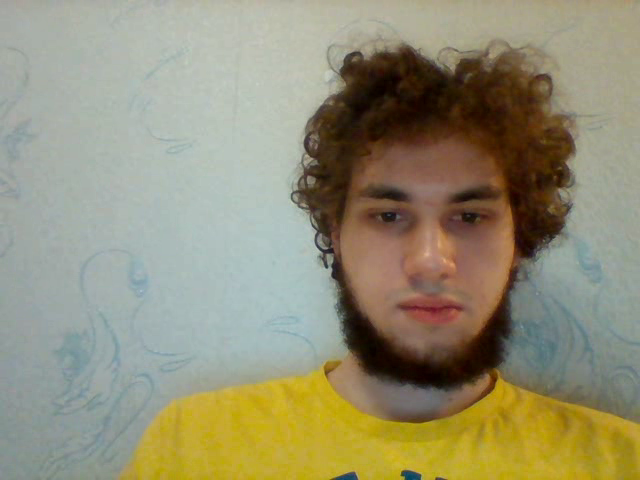
#> input picture frame 17 of repos/python/Video.avi, 640 x 480 px, given in place of the camera
$ jupyter execute 11-707_Kononov_Alexey_Face_Recorder.ipynb
#> lines starting #> are read from the running program, lines starting #| are printed output that depends on the picture
[cell 1]
import numpy as np
import cv2

#путь к дефолтному хаар-каскаду
faceCascade = cv2.CascadeClassifier('D:\Program Files\Python38\Lib\site-packages\cv2\data\haarcascade_frontalface_default.xml')

cap = cv2.VideoCapture(0)
codec = cv2.VideoWriter_fourcc(*'XVID')
output = cv2.VideoWriter('Video.avi', codec, 25.0, (640, 480))
cap.set(3,640) # set Width
cap.set(4,480) # set Height

while True:
    ret, img = cap.read()
#> img is the input picture: shape (480, 640, 3); mean B, G, R 116.5, 143.1, 147.9
    gray = cv2.cvtColor(img, cv2.COLOR_BGR2GRAY)
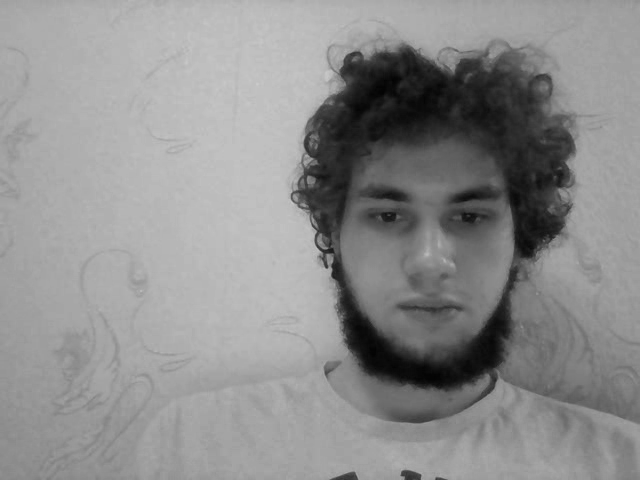
#> gray: shape (480, 640); min 3, max 203, mean 141.5
    faces = faceCascade.detectMultiScale(
        gray,
        scaleFactor=1.2,
        minNeighbors=5,
        minSize=(20, 20)
    )
#> faces = [[306, 125, 249, 249]]
    for (x,y,w,h) in faces:
        #записываем кадры с лицом
        output.write(img)
#> this loop made 1 pass
    cv2.imshow('video',img)

    k = cv2.waitKey(30) & 0xff
#> (key Esc is pressed here)
    if k == 27: # press 'ESC' to quit
        break

cap.release()
output.release()
cv2.destroyAllWindows()


$ run again, starting later in the video
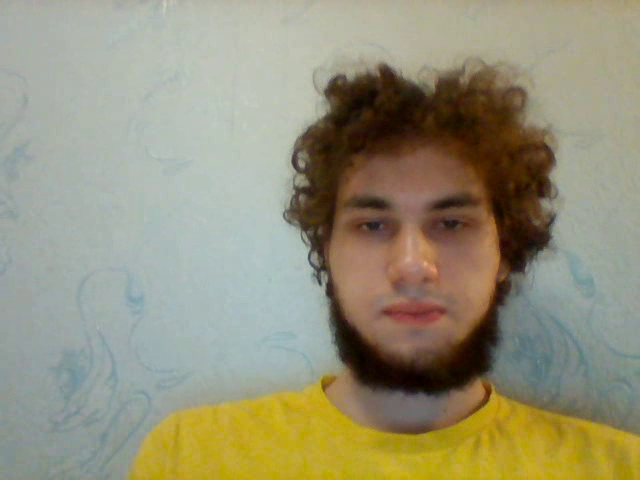
#> input picture frame 76 of repos/python/Video.avi, 640 x 480 px, given in place of the camera
#> img is the input picture: shape (480, 640, 3); mean B, G, R 121.2, 145.8, 150.1
#> `gray = cv2.cvtColor(img, cv2.COLOR_BGR2GRAY)`:
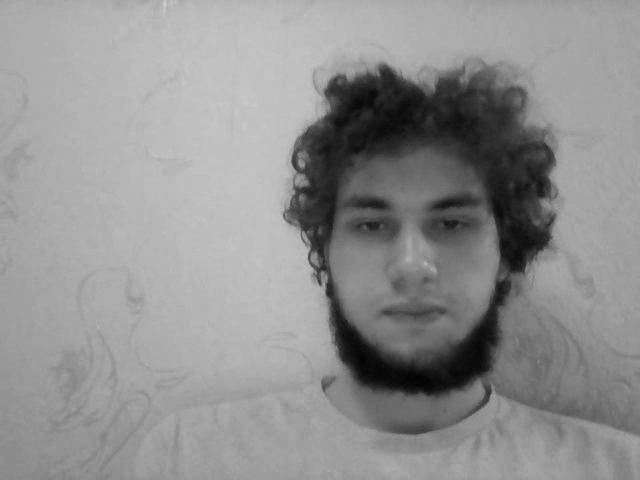
#> gray: shape (480, 640); min 2, max 205, mean 144.2
#> faces = [[295, 137, 236, 236]]
#> the loop `for (x,y,w,h) in faces:` made 1 pass

$ run again, starting later in the video
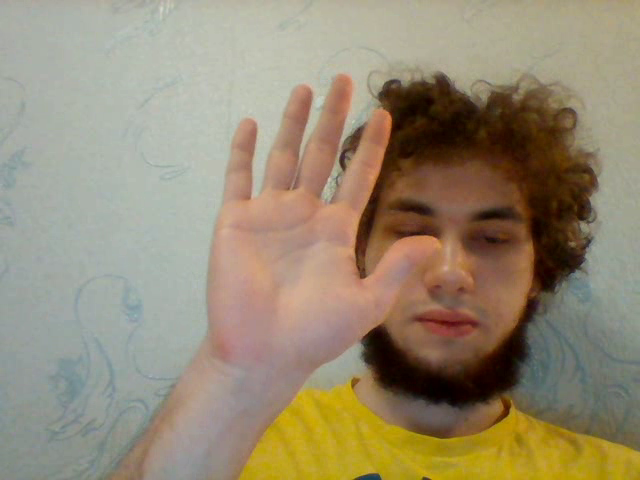
#> input picture frame 136 of repos/python/Video.avi, 640 x 480 px, given in place of the camera
#> img is the input picture: shape (480, 640, 3); mean B, G, R 114.8, 138.5, 150.9
#> `gray = cv2.cvtColor(img, cv2.COLOR_BGR2GRAY)`:
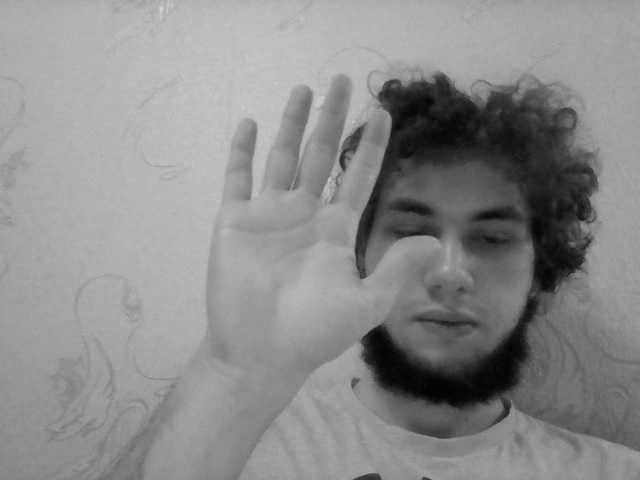
#> gray: shape (480, 640); min 1, max 214, mean 139.4
#> faces = [[340, 147, 225, 225]]
#> the loop `for (x,y,w,h) in faces:` made 1 pass
